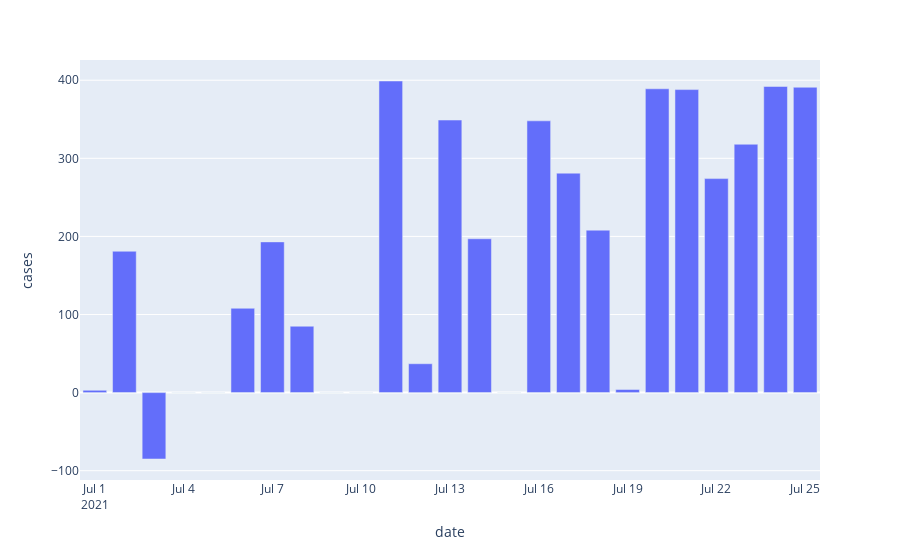

Notebook cell for this chart:
### Markdown cell above
So for the most part, the number of cases when we take the difference seems fine, however you may notice that on July 3rd 2021 there seems to be -85 cases. Let's take a closer look at the data near the day.

### Code cell
px.bar(data_frame= alameda_county[(alameda_county['date'].dt.year == 2021) & (alameda_county['date'].dt.month == 7)], x = 'date', y = 'cases')

### Figure 1 — Plotly figure (JSON) as saved in the notebook; plotly's stock layout.template omitted (floating-point values rounded to 4 significant figures)
{"data": [{"alignmentgroup": "True", "hovertemplate": "date=%{x}<br>cases=%{y}<extra></extra>", "legendgroup": "", "marker": {"color": "#636efa"}, "name": "", "offsetgroup": "", "orientation": "v", "showlegend": false, "textposition": "auto", "type": "bar", "x": ["2021-07-01T00:00:00", "2021-07-02T00:00:00", "2021-07-03T00:00:00", "2021-07-04T00:00:00", "2021-07-05T00:00:00", "2021-07-06T00:00:00", "2021-07-07T00:00:00", "2021-07-08T00:00:00", "2021-07-09T00:00:00", "2021-07-10T00:00:00", "2021-07-11T00:00:00", "2021-07-12T00:00:00", "2021-07-13T00:00:00", "2021-07-14T00:00:00", "2021-07-15T00:00:00", "2021-07-16T00:00:00", "2021-07-17T00:00:00", "2021-07-18T00:00:00", "2021-07-19T00:00:00", "2021-07-20T00:00:00", "2021-07-21T00:00:00", "2021-07-22T00:00:00", "2021-07-23T00:00:00", "2021-07-24T00:00:00", "2021-07-25T00:00:00"], "xaxis": "x", "y": [3, 181, -85, 0, 0, 108, 193, 85, 0, 0, 399, 37, 349, 197, 0, 348, 281, 208, 4, 389, 388, 274, 318, 392, 391], "yaxis": "y"}], "layout": {"barmode": "relative", "legend": {"tracegroupgap": 0}, "margin": {"t": 60}, "xaxis": {"anchor": "y", "domain": [0, 1], "title": {"text": "date"}}, "yaxis": {"anchor": "x", "domain": [0, 1], "title": {"text": "cases"}}}}
